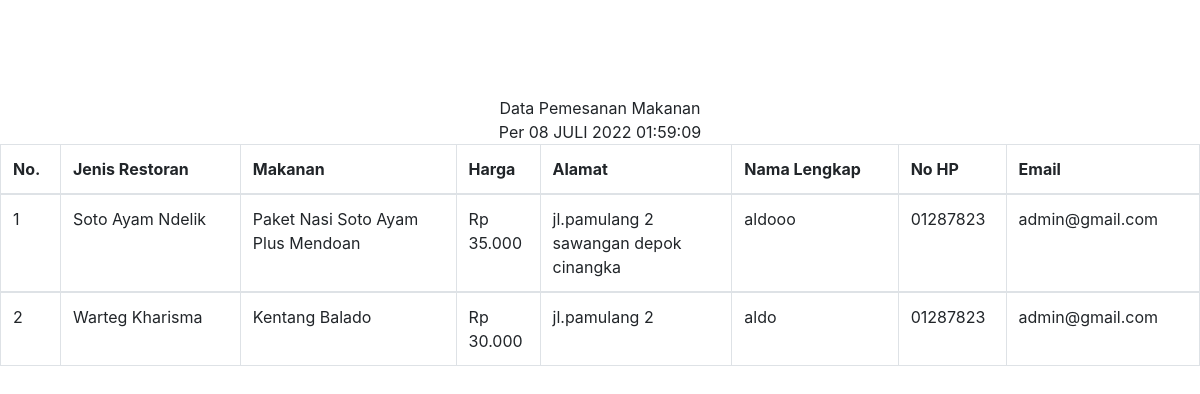
The page /datapesanan/PreviewDocument.php on the database its author committed.
### tables this page shows
CREATE TABLE `tbl_datapesanan` (
  `nmrPesanan` int(11) NOT NULL,
  `jenisRestoran` varchar(50) NOT NULL,
  `makanan` varchar(50) NOT NULL,
  `harga` varchar(12) NOT NULL,
  `alamatPemesan` varchar(50) NOT NULL,
  `namaPemesan` varchar(50) NOT NULL,
  `telpPemesan` varchar(15) NOT NULL,
  `emailPemesan` varchar(30) NOT NULL
);

### datapesanan/PreviewDocument.php (the view, shortened to what this page needs)
<?php
include "koneksi.php";
    $arrayBulan = date('m');
    if($arrayBulan == 1)
    {
      $namaBulan = 'JANUARI';
    }
    else if($arrayBulan == 2)
    {
      $namaBulan = 'FEBRUARI';
    }
    else if($arrayBulan == 3)
    {
      $namaBulan = 'MARET';
    }
    else if($arrayBulan == 4)
    {
      $namaBulan = 'APRIL';
    }
    else if($arrayBulan == 5)
    {
      $namaBulan = 'MEI';
    }
    else if($arrayBulan == 6)
    {
      $namaBulan = 'JUNI';
    }
    else if($arrayBulan == 7)
    {
      $namaBulan = 'JULI';
    }
    $keteranganWaktu2 = date('d').' '.$namaBulan.' '. date('Y H:i:s');
?>
<!DOCTYPE html>
<html>
<head>
    <link rel="stylesheet" href="assets/css/bootstrap.css"/>
    <link rel="stylesheet" href="assets/font-awesome/css/all.css"/>
</head>
<body onload=waktu();>
    <div class="container-fluid">
      <div class="row justify-content-center">
         <div id="bagianHeader" class="col-lg-12"><br><br><br><br>
            <CENTER><span id="headerText">Data Pemesanan Makanan</span>
         </div>
            <CENTER><div id="timeWrapper" class="col-lg-12">
                Per <?php echo $keteranganWaktu2;?>
            </div>
            <div id="bagianTampilPesanan" class="col-lg-12" style="padding:0px;">
                <table id="tblOutputPesanan" class="table table-bordered table-hover">
                    <form action="" method="POST">
                        <thead>
                            <th width="5%">No.</th>
                            <th width="15%">Jenis Restoran</th>
                            <th width="18%">Makanan</th>
                            <th width="7%">Harga</th>
                            <th width="16%">Alamat</th>
                            <th>Nama Lengkap</th>
                            <th width="9%">No HP</th>
                            <th>Email</th>
                        </thead>
                        <?php
                        $select = mysqli_query($connect, "SELECT * FROM tbl_datapesanan ORDER BY nmrPesanan ASC");
                        while($a = mysqli_fetch_array($select))
                        {?>
                        <tbody>
                            <td><?php echo $a['nmrPesanan']?></td>
                            <td><?php echo $a['jenisRestoran']?></td>
                            <td><?php echo $a['makanan']?></td>
                            <td><?php echo $a['harga']?></td>
                            <td><?php echo $a['alamatPemesan'];?></td>
                            <td><?php echo $a['namaPemesan']?></td>
                            <td><?php echo $a['telpPemesan']?></td>
                            <td><?php echo $a['emailPemesan']?></td>
                        </tbody>
                        <?php
                        }?>
                    </form>
                </table>
            </div>
      </div>
    </div>
</body>
</html>

### rows shown on the page
tbl_datapesanan: nmrPesanan "1", jenisRestoran "Soto Ayam Ndelik", makanan "Paket Nasi Soto Ayam Plus Mendoan", harga "Rp 35.000", alamatPemesan "jl.pamulang 2 sawangan depok cinangka", namaPemesan "aldooo", telpPemesan "01287823", emailPemesan "admin@gmail.com"
tbl_datapesanan: nmrPesanan "2", jenisRestoran "Warteg Kharisma", makanan "Kentang Balado", harga "Rp 30.000", alamatPemesan "jl.pamulang 2", namaPemesan "aldo", telpPemesan "01287823", emailPemesan "admin@gmail.com"
